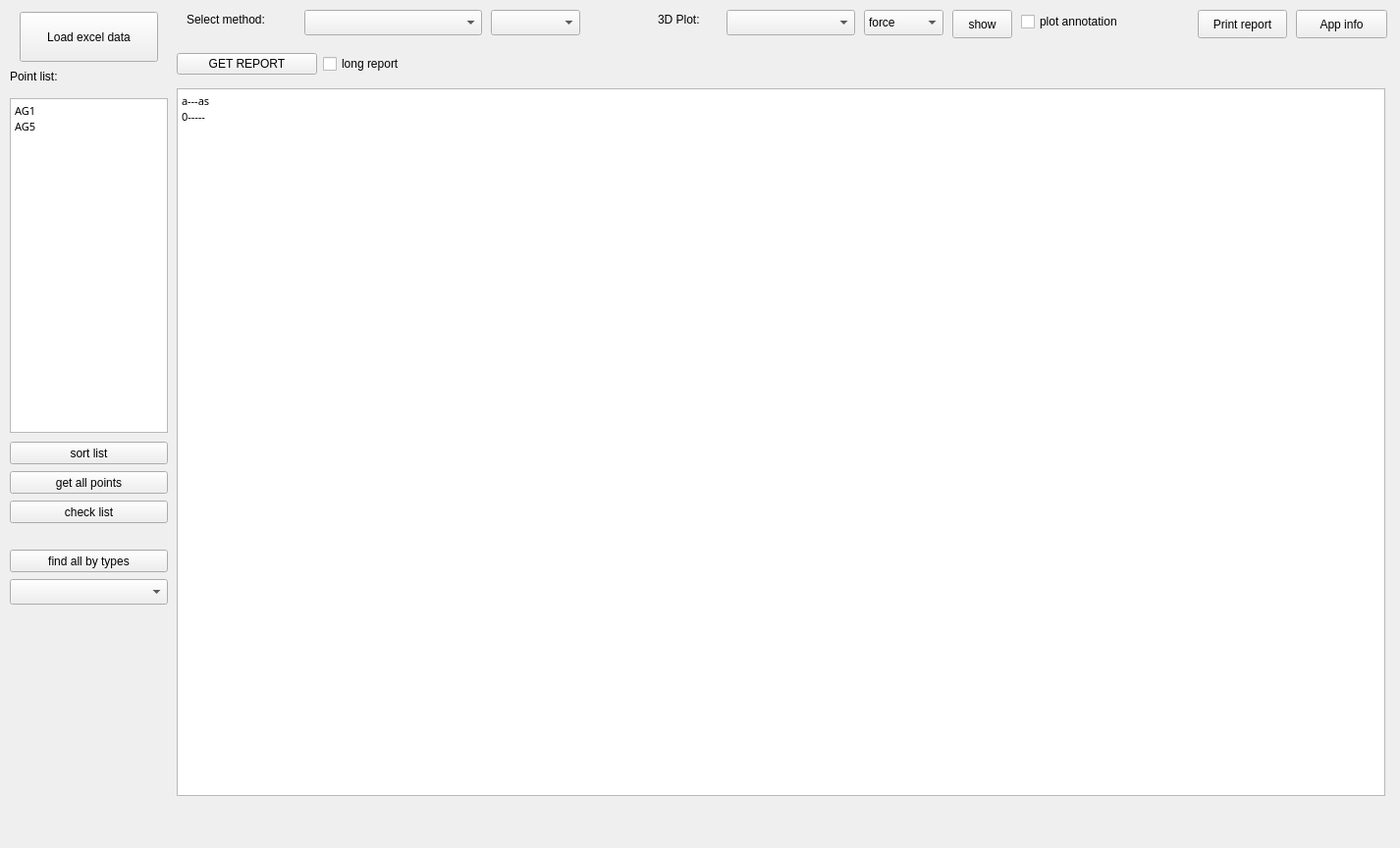
<?xml version="1.0" encoding="UTF-8"?>
<ui version="4.0">
 <class>MainWindow</class>
 <widget class="QMainWindow" name="MainWindow">
  <property name="geometry">
   <rect>
    <x>0</x>
    <y>0</y>
    <width>1426</width>
    <height>864</height>
   </rect>
  </property>
  <property name="windowTitle">
   <string>gismo</string>
  </property>
  <widget class="QWidget" name="centralwidget">
   <widget class="QTextBrowser" name="textBrowser_output">
    <property name="geometry">
     <rect>
      <x>180</x>
      <y>90</y>
      <width>1231</width>
      <height>721</height>
     </rect>
    </property>
    <property name="font">
     <font>
      <family>ISOCTEUR</family>
      <pointsize>9</pointsize>
     </font>
    </property>
    <property name="html">
     <string>&lt;!DOCTYPE HTML PUBLIC &quot;-//W3C//DTD HTML 4.0//EN&quot; &quot;http://www.w3.org/TR/REC-html40/strict.dtd&quot;&gt;
&lt;html&gt;&lt;head&gt;&lt;meta name=&quot;qrichtext&quot; content=&quot;1&quot; /&gt;&lt;meta charset=&quot;utf-8&quot; /&gt;&lt;style type=&quot;text/css&quot;&gt;
p, li { white-space: pre-wrap; }
hr { height: 1px; border-width: 0; }
li.unchecked::marker { content: &quot;\2610&quot;; }
li.checked::marker { content: &quot;\2612&quot;; }
&lt;/style&gt;&lt;/head&gt;&lt;body style=&quot; font-family:'ISOCTEUR'; font-size:9pt; font-weight:400; font-style:normal;&quot;&gt;
&lt;p style=&quot; margin-top:0px; margin-bottom:0px; margin-left:0px; margin-right:0px; -qt-block-indent:0; text-indent:0px;&quot;&gt;&lt;span style=&quot; font-size:8.25pt;&quot;&gt;a---as&lt;/span&gt;&lt;/p&gt;
&lt;p style=&quot; margin-top:0px; margin-bottom:0px; margin-left:0px; margin-right:0px; -qt-block-indent:0; text-indent:0px;&quot;&gt;&lt;span style=&quot; font-size:8.25pt;&quot;&gt;0-----&lt;/span&gt;&lt;/p&gt;&lt;/body&gt;&lt;/html&gt;</string>
    </property>
   </widget>
   <widget class="QPlainTextEdit" name="plainTextEdit_serch">
    <property name="geometry">
     <rect>
      <x>10</x>
      <y>100</y>
      <width>161</width>
      <height>341</height>
     </rect>
    </property>
    <property name="font">
     <font>
      <family>ISOCPEUR</family>
      <pointsize>8</pointsize>
     </font>
    </property>
    <property name="plainText">
     <string>AG1
AG5</string>
    </property>
   </widget>
   <widget class="QLabel" name="label">
    <property name="geometry">
     <rect>
      <x>10</x>
      <y>70</y>
      <width>61</width>
      <height>16</height>
     </rect>
    </property>
    <property name="text">
     <string>Point list:</string>
    </property>
   </widget>
   <widget class="QPushButton" name="pushButton_check">
    <property name="geometry">
     <rect>
      <x>10</x>
      <y>510</y>
      <width>161</width>
      <height>23</height>
     </rect>
    </property>
    <property name="text">
     <string>check list</string>
    </property>
   </widget>
   <widget class="QPushButton" name="pushButton_load">
    <property name="geometry">
     <rect>
      <x>20</x>
      <y>12</y>
      <width>141</width>
      <height>51</height>
     </rect>
    </property>
    <property name="text">
     <string>Load excel data</string>
    </property>
   </widget>
   <widget class="QPushButton" name="pushButton_Sort">
    <property name="geometry">
     <rect>
      <x>10</x>
      <y>450</y>
      <width>161</width>
      <height>23</height>
     </rect>
    </property>
    <property name="text">
     <string>sort list</string>
    </property>
   </widget>
   <widget class="QPushButton" name="pushButton_getMembers">
    <property name="geometry">
     <rect>
      <x>10</x>
      <y>480</y>
      <width>161</width>
      <height>23</height>
     </rect>
    </property>
    <property name="text">
     <string>get all points</string>
    </property>
   </widget>
   <widget class="QWidget" name="layoutWidget">
    <property name="geometry">
     <rect>
      <x>180</x>
      <y>50</y>
      <width>291</width>
      <height>31</height>
     </rect>
    </property>
    <layout class="QHBoxLayout" name="horizontalLayout_2">
     <item>
      <widget class="QPushButton" name="pushButton_Report">
       <property name="text">
        <string>GET REPORT</string>
       </property>
      </widget>
     </item>
     <item>
      <widget class="QCheckBox" name="checkBox_full">
       <property name="text">
        <string>long report</string>
       </property>
       <property name="checked">
        <bool>false</bool>
       </property>
      </widget>
     </item>
    </layout>
   </widget>
   <widget class="QPushButton" name="pushButton_info">
    <property name="geometry">
     <rect>
      <x>1320</x>
      <y>10</y>
      <width>93</width>
      <height>29</height>
     </rect>
    </property>
    <property name="text">
     <string>App info</string>
    </property>
   </widget>
   <widget class="QPushButton" name="pushButton_print">
    <property name="geometry">
     <rect>
      <x>1220</x>
      <y>10</y>
      <width>91</width>
      <height>29</height>
     </rect>
    </property>
    <property name="text">
     <string>Print report</string>
    </property>
   </widget>
   <widget class="QPushButton" name="pushButton_find_by_type">
    <property name="geometry">
     <rect>
      <x>10</x>
      <y>560</y>
      <width>161</width>
      <height>23</height>
     </rect>
    </property>
    <property name="text">
     <string>find all by types</string>
    </property>
   </widget>
   <widget class="QComboBox" name="comboBox_Type">
    <property name="geometry">
     <rect>
      <x>10</x>
      <y>590</y>
      <width>161</width>
      <height>26</height>
     </rect>
    </property>
   </widget>
   <widget class="QLabel" name="label_2">
    <property name="geometry">
     <rect>
      <x>670</x>
      <y>10</y>
      <width>61</width>
      <height>20</height>
     </rect>
    </property>
    <property name="text">
     <string>3D Plot:</string>
    </property>
   </widget>
   <widget class="QCheckBox" name="checkBox_pltAnnot">
    <property name="geometry">
     <rect>
      <x>1040</x>
      <y>10</y>
      <width>127</width>
      <height>24</height>
     </rect>
    </property>
    <property name="text">
     <string>plot annotation</string>
    </property>
    <property name="checked">
     <bool>false</bool>
    </property>
   </widget>
   <widget class="QComboBox" name="comboBox_plt_comb">
    <property name="geometry">
     <rect>
      <x>740</x>
      <y>10</y>
      <width>131</width>
      <height>26</height>
     </rect>
    </property>
   </widget>
   <widget class="QPushButton" name="pushButton_plt_show">
    <property name="geometry">
     <rect>
      <x>970</x>
      <y>10</y>
      <width>61</width>
      <height>29</height>
     </rect>
    </property>
    <property name="text">
     <string>show</string>
    </property>
   </widget>
   <widget class="QComboBox" name="comboBox_method">
    <property name="geometry">
     <rect>
      <x>310</x>
      <y>10</y>
      <width>181</width>
      <height>26</height>
     </rect>
    </property>
   </widget>
   <widget class="QLabel" name="label_3">
    <property name="geometry">
     <rect>
      <x>190</x>
      <y>10</y>
      <width>111</width>
      <height>20</height>
     </rect>
    </property>
    <property name="text">
     <string>Select method:</string>
    </property>
   </widget>
   <widget class="QComboBox" name="comboBox_method_value">
    <property name="geometry">
     <rect>
      <x>500</x>
      <y>10</y>
      <width>91</width>
      <height>26</height>
     </rect>
    </property>
   </widget>
   <widget class="QComboBox" name="comboBox_plt_mf">
    <property name="geometry">
     <rect>
      <x>880</x>
      <y>10</y>
      <width>81</width>
      <height>26</height>
     </rect>
    </property>
    <item>
     <property name="text">
      <string>force</string>
     </property>
    </item>
    <item>
     <property name="text">
      <string>moment</string>
     </property>
    </item>
   </widget>
  </widget>
  <widget class="QMenuBar" name="menubar">
   <property name="geometry">
    <rect>
     <x>0</x>
     <y>0</y>
     <width>1426</width>
     <height>26</height>
    </rect>
   </property>
  </widget>
 </widget>
 <resources/>
 <connections/>
</ui>
